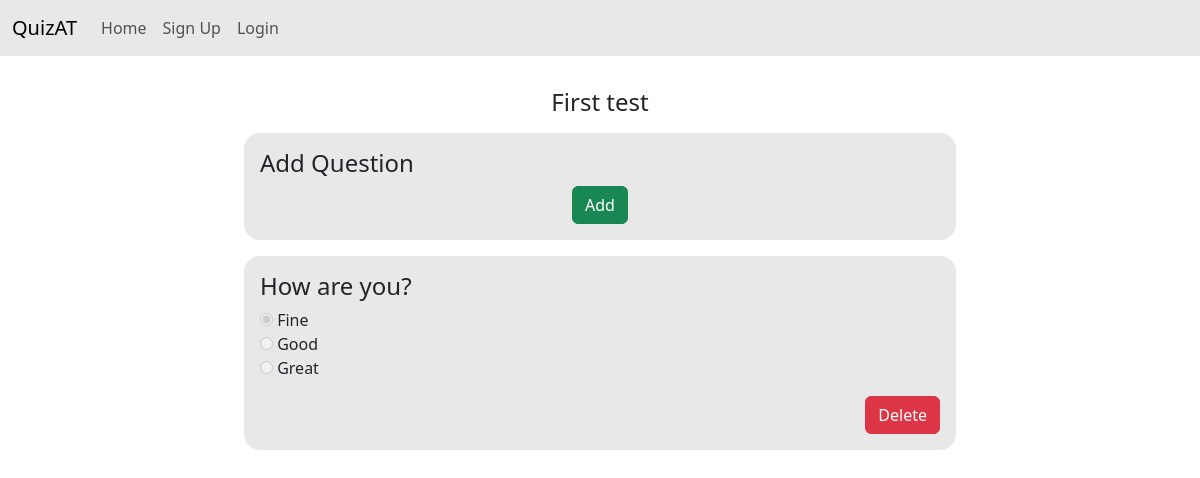
Page /quizzes/questions/1/ on the earlier database version.
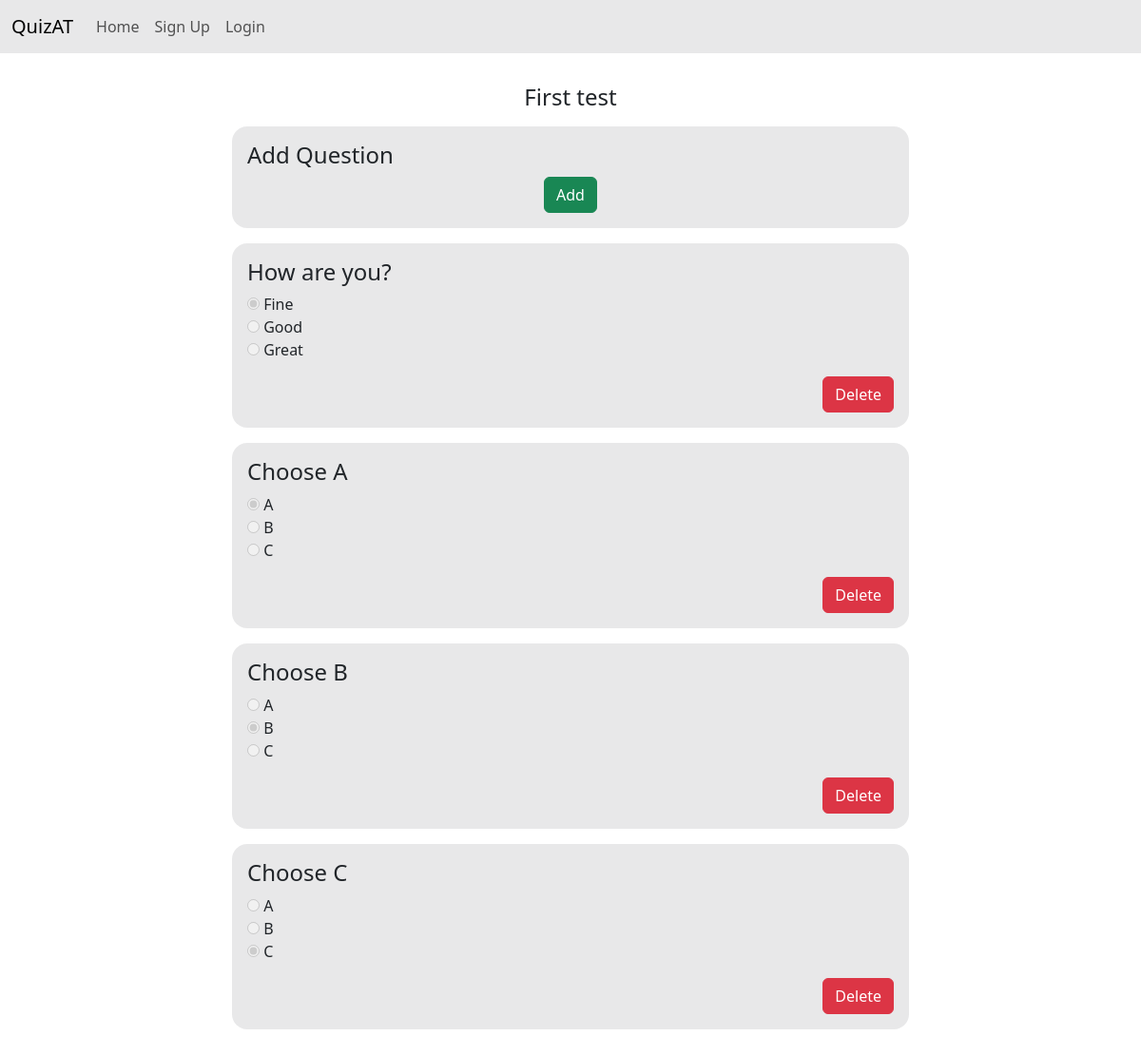
Same page on the later database version.
### quizzes/models.py (models this page shows, shortened)
class Quiz(models.Model):
    title = models.CharField(max_length=255, default='--')
    start_time = models.DateTimeField(default=timezone.now)
    duration = models.DurationField()
    group = models.ForeignKey(Group, on_delete=models.CASCADE, default=None)

class Question(models.Model):
    quiz = models.ForeignKey(Quiz, on_delete=models.CASCADE)
    text = models.TextField()

class Choice(models.Model):
    question = models.ForeignKey(Question, on_delete=models.CASCADE)
    text = models.TextField()
    is_correct = models.BooleanField(default=False)

### quizzes/views.py (the view, shortened to what this page needs)
# urls.py: path('questions/<int:quiz_id>/', views.ShowQuestions, name='ShowQuestions'),
def ShowQuestions(request, quiz_id):
    quiz = Quiz.objects.get(pk=quiz_id)
    if request.method == 'GET':
        return render(request, 'quizzes/questions.html', {'quiz':quiz})

### quizzes/templates/quizzes/questions.html (shortened to what this page needs)
{% extends "base.html" %}
{% block content %}
<div class="col-8 mx-auto">
    <div class="text-center mb-3">
        <h1 class="fs-4 display-4">{{quiz.title}}</h1>
    </div>
    <div class="rounded-4 mb-3 card bg-dark bg-opacity-10 p-3 border-0">
        <h1 class="fs-4 display-4">Add Question</h1>
        <div class="text-center">
            <button
                type="button"
                class="btn btn-success"
                data-bs-toggle="modal"
                data-bs-target="#Backdrop"
            >
                Add
            </button>
        </div>
    </div>
    {% for question in quiz.question_set.all %}
    <div class="rounded-4 mb-3 card bg-dark bg-opacity-10 p-3 border-0">
        <fieldset class="mb-3">
            <legend class="display-4 fs-4">{{question.text}}</legend>
            {% for choice in question.choice_set.all %}
            <label>
                <input type="radio" class="disabled" name="{{question.id}}" value="{{choice.id}}" disabled {% if choice.is_correct %}checked{% endif %}> {{choice.text}}
            </label><br>
            {% endfor %}
        </fieldset>
        <div class="text-end mx-0">
            <a href="{% url "quizzes:QuestionDeleteView" question.id %}" class="btn btn-danger">Delete</a>
        </div>
    </div>
    {% endfor %}
</div>
{% endblock content %}

### templates/base.html (shortened to what this page needs)
<!DOCTYPE html>
<html lang="en">
<head>
    <link href="https://cdn.jsdelivr.net/npm/bootstrap@5.3.2/dist/css/bootstrap.min.css" rel="stylesheet"
>
</head>
<body>
    <nav class="navbar navbar-expand-lg bg-dark bg-opacity-10">
        <div class="container-fluid">
            <a class="navbar-brand" href="/">QuizAT</a>
            <div class="collapse navbar-collapse" id="navbarNavDropdown">
                <ul class="navbar-nav">
                    <li class="nav-item">
                        <a class="nav-link{% if request.path == '/' %} active{% endif %}"
                            href="/">Home</a>
                    </li>
                    {% if not user.is_authenticated %}
                    <li class="nav-item">
                        <a class="nav-link{% if request.path == '/accounts/signup/' %} active{% endif %}"
                            href="{% url 'accounts:signup' %}">Sign Up</a>
                    </li>
                    <li class="nav-item">
                        <a class="nav-link{% if request.path == '/accounts/login/' %} active{% endif %}"
                            href="{% url 'accounts:login' %}">Login</a>
                    </li>
                    {% else %}
                    <li class="nav-item">
                        <a class="nav-link" href="{% url 'accounts:logout' %}">Logout</a>
                    </li>
                    {% endif %}
                </ul>
            </div>
        </div>
    </nav>
    <div class="col-11-lg col-11-md col-11 mx-auto p-3 my-3">
        {% block content %}{% endblock content %}
    </div>
</body>
</html>

Differences in the rows shown:
added Question: text "Choose A"
added Choice: is_correct "☑ A", text "A", shown under "Choose A"
added Choice: is_correct "☐ B", text "B", shown under "Choose A"
added Choice: is_correct "☐ C", text "C", shown under "Choose A"
added Question: text "Choose B"
added Choice: is_correct "☐ A", text "A", shown under "Choose B"
added Choice: is_correct "☑ B", text "B", shown under "Choose B"
added Choice: is_correct "☐ C", text "C", shown under "Choose B"
added Question: text "Choose C"
added Choice: is_correct "☐ A", text "A", shown under "Choose C"
added Choice: is_correct "☐ B", text "B", shown under "Choose C"
added Choice: is_correct "☑ C", text "C", shown under "Choose C"
